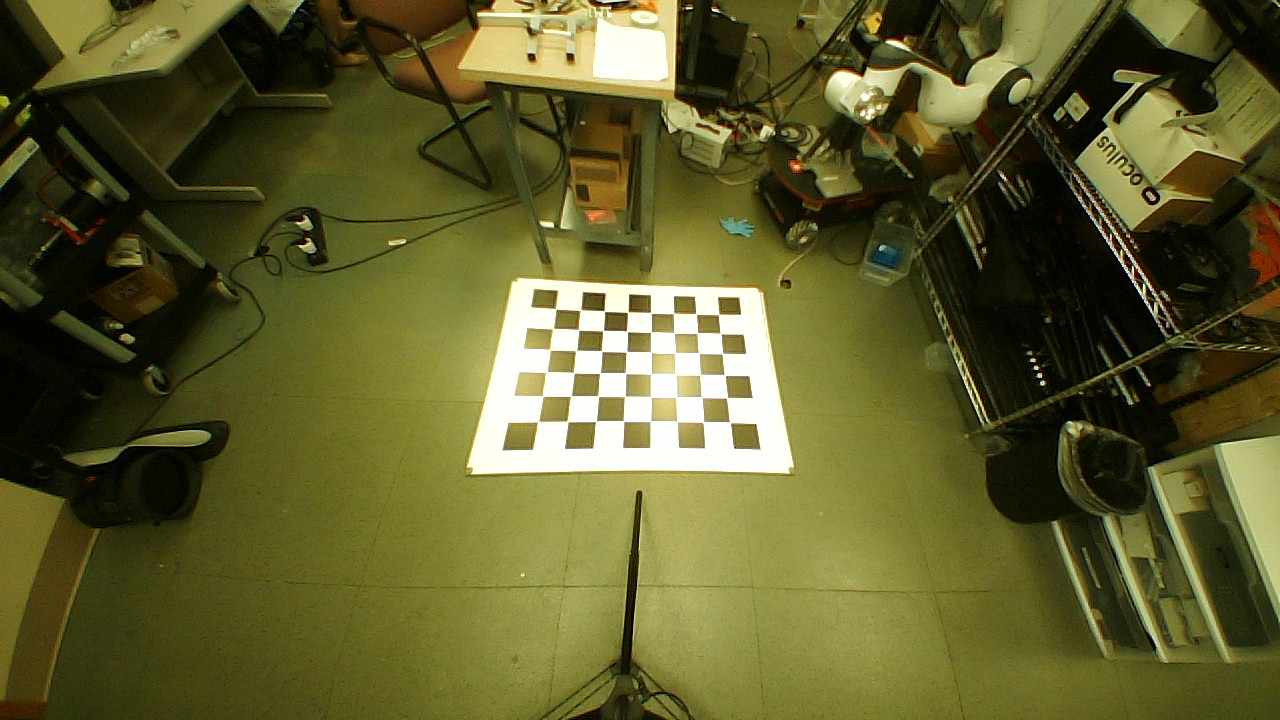
#> input picture frontCamActual.png, 1280 x 720 px, found by its file name
$ python stitchTestBackUpWorking.py
#> lines starting #> are read from the running program, lines starting #| are printed output that depends on the picture
#Aman Penmetcha
#Written for AVATRINA,  Feb 2022
#Code to generate 360 Birds eye of TRINA surrounding using 4 usb cameras

import numpy as np
import cv2
import time
import matplotlib.pyplot as plt
import io
import imutils
cv2.ocl.setUseOpenCL(False)

##########
#this function takes the file name as a string eg: rightCamDesired.png and which camera: 1, 3, 5, or 7 and
#stores a image to later calculate homography with
# [122 lines left out: functions takePicture, calibrate, detectAndDescribe, createMatcher, matchKeyPointsBF, matchKeyPointsKNN and 2 more, not called in this run]

#comment out calibrate line below if you want to skip calibration
#if not commented you can still skip taking pictures but you will have to press q 8 times

#calibrate()

pathFrontCamActual = r'C:\Users\Aman\Desktop\School\Python\frontCamActual.png'
pathFrontCamDesired = r'C:\Users\Aman\Desktop\School\Python\frontCamDesired.png'
#pathRightCamActual = r'C:\Users\Aman\Desktop\School\Python\rightCamActual.png'
#pathRightCamDesired = r'C:\Users\Aman\Desktop\School\Python\rightCamDesired.png'
pathLeftCamActual = r'C:\Users\Aman\Desktop\School\Python\leftCamActual.png'
pathLeftCamDesired = r'C:\Users\Aman\Desktop\School\Python\leftCamDesired.png'


frontActual = cv2.imread(pathFrontCamActual)
#> frontActual is the input picture: shape (720, 1280, 3); mean B, G, R 44.8, 92.6, 94.3
frontDesired = cv2.imread(pathFrontCamDesired)
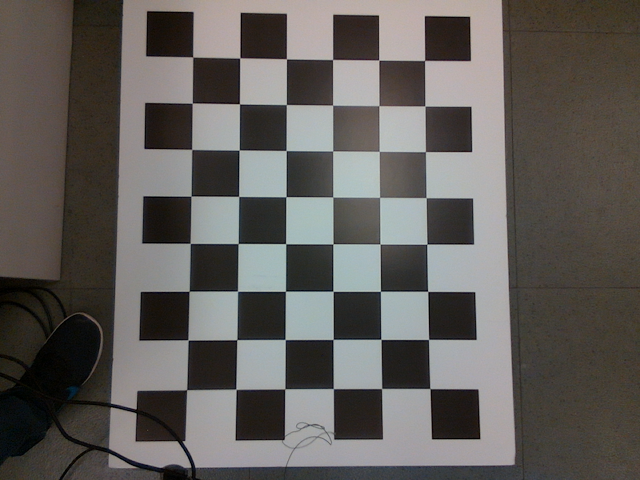
#> input picture frontCamDesired.png, 640 x 480 px, found by its file name
#> frontDesired is the input picture: shape (480, 640, 3); mean B, G, R 89.9, 93.2, 96.7
#rightActual = cv2.imread(pathRightCamActual)
#rightDesired = cv2.imread(pathRightCamDesired)
leftActual = cv2.imread(pathLeftCamActual)
leftDesired = cv2.imread(pathLeftCamDesired)
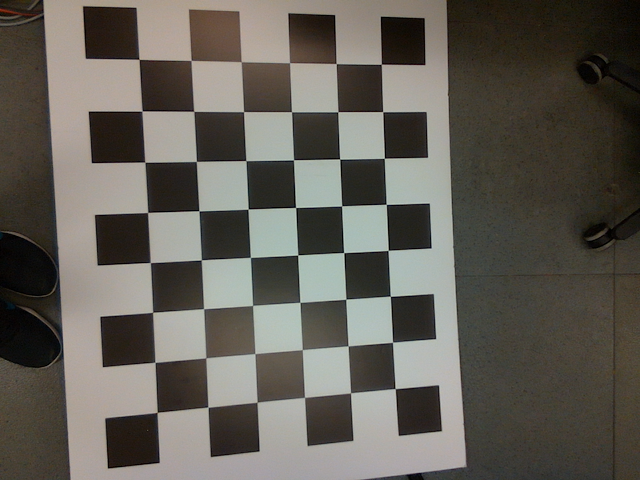
#> input picture leftCamDesired.png, 640 x 480 px, found by its file name
#> leftDesired is the input picture: shape (480, 640, 3); mean B, G, R 87.1, 94.6, 98.3

t = time.time()

#patternSize stores the size of the chessboard you are looking for
patternSize = (8,6)


retFA, cornersFrontActual = cv2.findChessboardCorners(frontActual, patternSize)
#> retFA = False; cornersFrontActual = None
retFD, cornersFrontDesired = cv2.findChessboardCorners(frontDesired, patternSize)
#> retFD = True; cornersFrontDesired = 48 rows, first 8: [186.6, 389.6], [188, 339.9], [189.1, 291.3], [190.2, 243.4], [191, 196.2], [191.7, 149.4], [192.3, 103.2], [192.8, 56.98]
#retRA, cornersRightActual = cv2.findChessboardCorners(rightActual, patternSize)
#retRD, cornersRightDesired = cv2.findChessboardCorners(rightDesired, patternSize)
#> (the run stopped early here; a loop or call above may not have finished)
